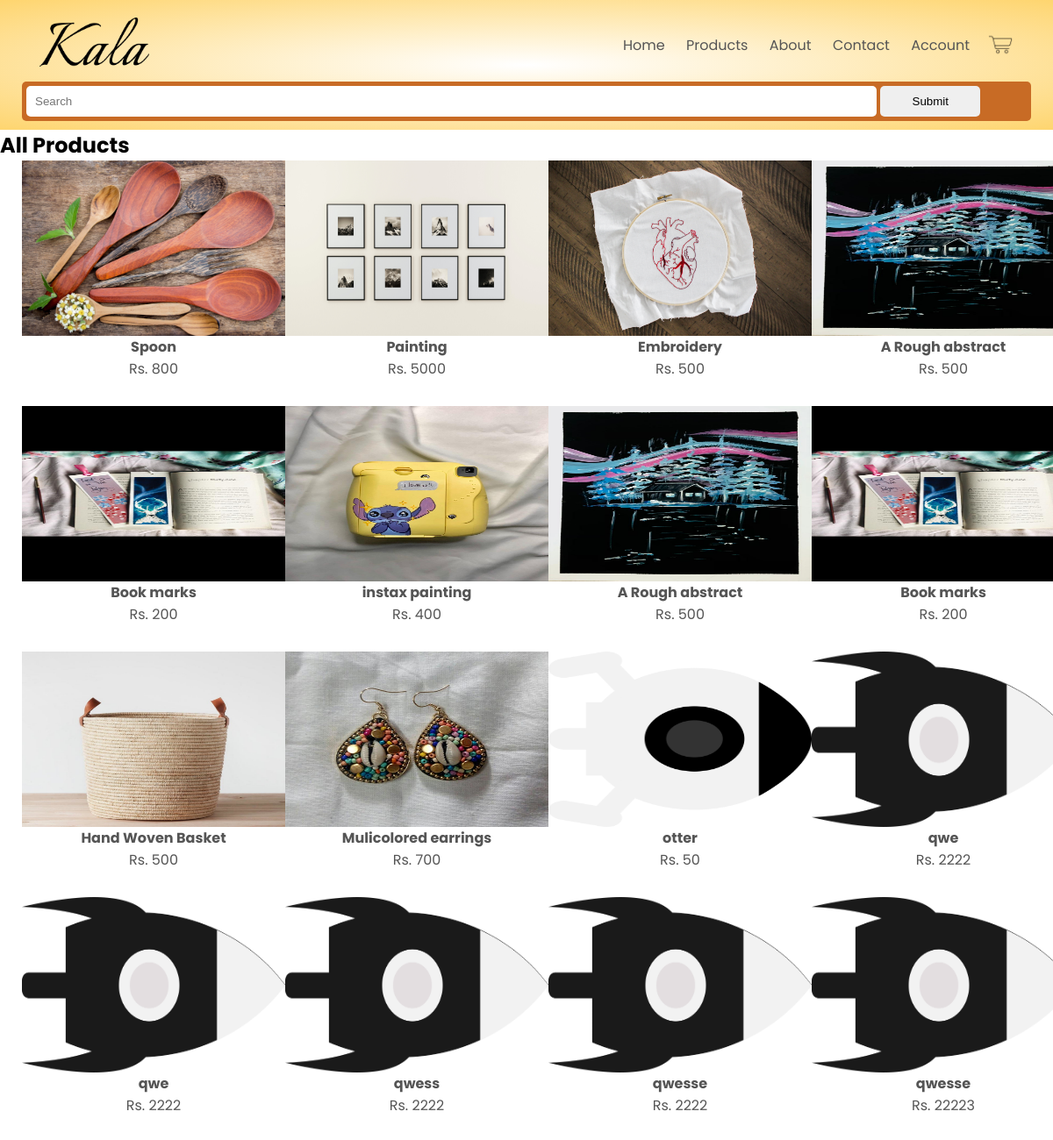
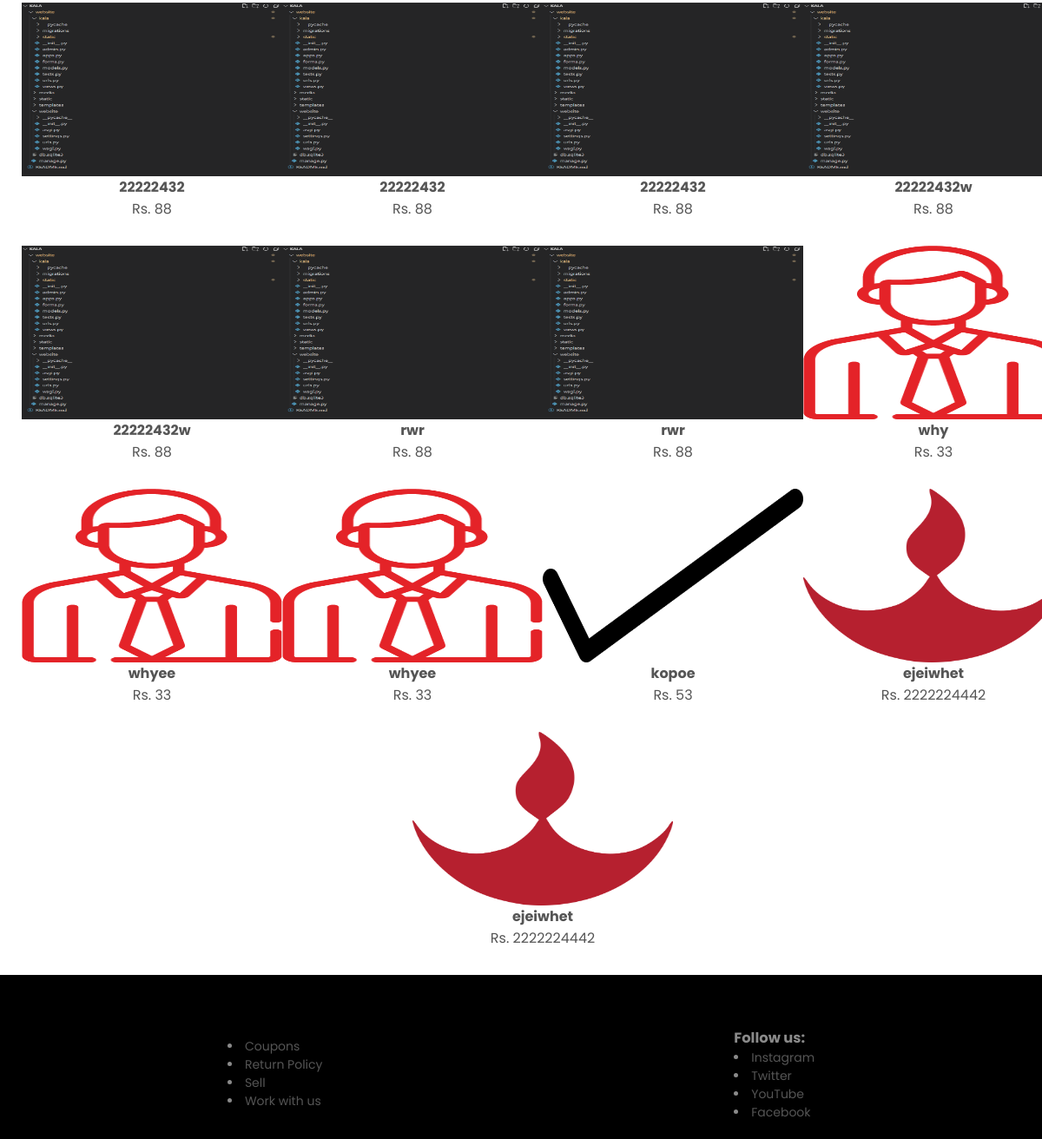
Page /products on the committed database (2 pictures, top to bottom).
### kala/models.py (models this page shows, shortened)
class Product(models.Model):
    id = models.AutoField
    product_name = models.CharField(max_length = 50)
    category = models.CharField(max_length=50, default='')
    price = models.IntegerField(default = 0)
    desc = models.CharField(max_length = 300)
    pub_date = models.DateField(default=date.today)
    image = models.ImageField(upload_to="static/images",default='')

### kala/views.py (the view)
# urls.py: path('products', views.allproducts, name = 'Products'),
def allproducts(request):
    prod = Product.objects.all()
    return render(request,'allproducts.html',{'prod' : prod})

### templates/allproducts.html (shortened to what this page needs)
{% extends 'basic.html' %}
{% load static %}
{% block body %}
<link rel="stylesheet" href="{% static 'css/styleproducts.css' %}">
<div class="cat">
    <h2>All Products</h2>
    <div class="row">
        {% for prod in prod %}
        <a href="product/{{prod.id}}">
            <div class="col-4">
                <img src="{{prod.image.url}}" width="300px" height="200px">
                <h4>{{prod.product_name}}</h4>
                <p>Rs. {{prod.price}}</p>
            </div>
        </a>
        {% endfor %}
    </div>
</div>
{% endblock %}

### kala/static/css/style.css (style rules this page uses)
* { margin: 0; padding: 0; box-sizing: border-box; }
body { font-family: 'Poppins', sans-serif; }
a { text-decoration: none; color: #555; }
p { color: #555; }

### kala/static/css/styleproducts.css (style rules this page uses)
* { margin: 0; padding: 20; box-sizing: border-box; }

### rows in the picture
Product: image (picture), product_name "Spoon", price "800"
Product: image (picture), product_name "Painting", price "5000"
Product: image (picture), product_name "Embroidery", price "500"
Product: image (picture), product_name "A Rough abstract", price "500"
Product: image (picture), product_name "Book marks", price "200"
Product: image (picture), product_name "instax painting", price "400"
Product: image (picture), product_name "A Rough abstract", price "500"
Product: image (picture), product_name "Book marks", price "200"
Product: image (picture), product_name "Hand Woven Basket", price "500"
Product: image (picture), product_name "Mulicolored earrings", price "700"
Product: image (picture), product_name "otter", price "50"
Product: image (picture), product_name "qwe", price "2222"
Product: image (picture), product_name "qwe", price "2222"
Product: image (picture), product_name "qwess", price "2222"
Product: image (picture), product_name "qwesse", price "2222"
Product: image (picture), product_name "qwesse", price "22223"
Product: image (picture), product_name "22222432", price "88"
Product: image (picture), product_name "22222432", price "88"
Product: image (picture), product_name "22222432", price "88"
Product: image (picture), product_name "22222432w", price "88"
Product: image (picture), product_name "22222432w", price "88"
Product: image (picture), product_name "rwr", price "88"
Product: image (picture), product_name "rwr", price "88"
Product: image (picture), product_name "why", price "33"
Product: image (picture), product_name "whyee", price "33"
Product: image (picture), product_name "whyee", price "33"
Product: image (picture), product_name "kopoe", price "53"
Product: image (picture), product_name "ejeiwhet", price "2222224442"
Product: image (picture), product_name "ejeiwhet", price "2222224442"
